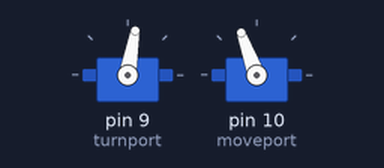
This sketch was run on a simulated Arduino Uno, built with avr-gcc and run on an emulated ATmega328P. Shown: 2 × servo.

Above: at 5.1 s.
At 10.1 s:
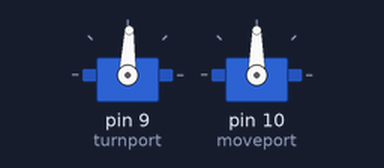
Timing chart, 0 to 11.6 s (numbered marks = the images above):
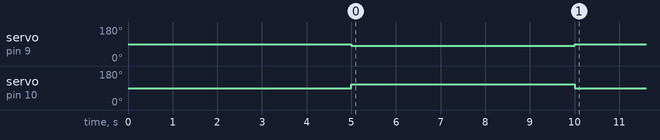

Measured:
- by itself, servo on pin 9 (turnport): 88° → 80° at 5.0 s, → 88° 5.0 s later
- by itself, servo on pin 10 (moveport): 90° → 110° at 5.0 s, → 90° 5.0 s later

The sketch:

for_the_big_car_alpha.ino
```cpp
int leftangle = 80;
int center = 88;
int rightangle = 95;
int TrueSpeed;
int Angle;
int moveport = 10;
int turnport = 9;
#include <Servo.h>

Servo turnmotor;
Servo movemotors;
void setup() {
  turnmotor.attach(turnport);
  movemotors.attach(moveport);
  turnmotor.write(center);
  delay(5000);
 // Forward();
  Left();
  movemotors.write(90);

}


void Forward() {
  TrueSpeed = 254;
  movemotors.write(110);
  delay(5000);
}
void Backward() {
  TrueSpeed = 127;
  movemotors.write(70);
  delay(5000);
}
  void Stop() {
    TrueSpeed = 191;
    movemotors.write(90);
    delay(5000);
  }
  void Left() {
    TrueSpeed = 254;
    movemotors.write(110);
    turnmotor.write(leftangle);
    delay(5000);
    turnmotor.write(center);
    }

    void Right() {
    TrueSpeed = 254;
    movemotors.write(110);
    turnmotor.write(rightangle);
    delay(5000);
    turnmotor.write(center);
    }


  void loop() {
    }
```
